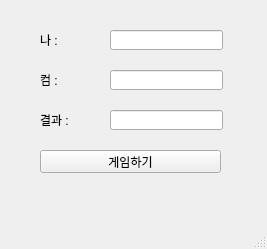
<?xml version="1.0" encoding="UTF-8"?>
<ui version="4.0">
 <class>MainWindow</class>
 <widget class="QMainWindow" name="MainWindow">
  <property name="geometry">
   <rect>
    <x>0</x>
    <y>0</y>
    <width>267</width>
    <height>249</height>
   </rect>
  </property>
  <property name="windowTitle">
   <string>MainWindow</string>
  </property>
  <widget class="QWidget" name="centralwidget">
   <widget class="QLabel" name="lbMine">
    <property name="geometry">
     <rect>
      <x>40</x>
      <y>30</y>
      <width>91</width>
      <height>20</height>
     </rect>
    </property>
    <property name="text">
     <string>나 : </string>
    </property>
   </widget>
   <widget class="QLabel" name="lbCom">
    <property name="geometry">
     <rect>
      <x>40</x>
      <y>70</y>
      <width>91</width>
      <height>20</height>
     </rect>
    </property>
    <property name="text">
     <string>컴 : </string>
    </property>
   </widget>
   <widget class="QLabel" name="lbResult">
    <property name="geometry">
     <rect>
      <x>40</x>
      <y>110</y>
      <width>91</width>
      <height>20</height>
     </rect>
    </property>
    <property name="text">
     <string>결과 : </string>
    </property>
   </widget>
   <widget class="QLineEdit" name="leMine">
    <property name="geometry">
     <rect>
      <x>110</x>
      <y>30</y>
      <width>113</width>
      <height>20</height>
     </rect>
    </property>
   </widget>
   <widget class="QLineEdit" name="leCom">
    <property name="geometry">
     <rect>
      <x>110</x>
      <y>70</y>
      <width>113</width>
      <height>20</height>
     </rect>
    </property>
   </widget>
   <widget class="QLineEdit" name="leResult">
    <property name="geometry">
     <rect>
      <x>110</x>
      <y>110</y>
      <width>113</width>
      <height>20</height>
     </rect>
    </property>
   </widget>
   <widget class="QPushButton" name="pb">
    <property name="geometry">
     <rect>
      <x>40</x>
      <y>150</y>
      <width>181</width>
      <height>23</height>
     </rect>
    </property>
    <property name="text">
     <string>게임하기</string>
    </property>
   </widget>
  </widget>
  <widget class="QMenuBar" name="menubar">
   <property name="geometry">
    <rect>
     <x>0</x>
     <y>0</y>
     <width>267</width>
     <height>21</height>
    </rect>
   </property>
  </widget>
  <widget class="QStatusBar" name="statusbar"/>
 </widget>
 <resources/>
 <connections/>
 <slots>
  <slot>myclick()</slot>
 </slots>
</ui>
